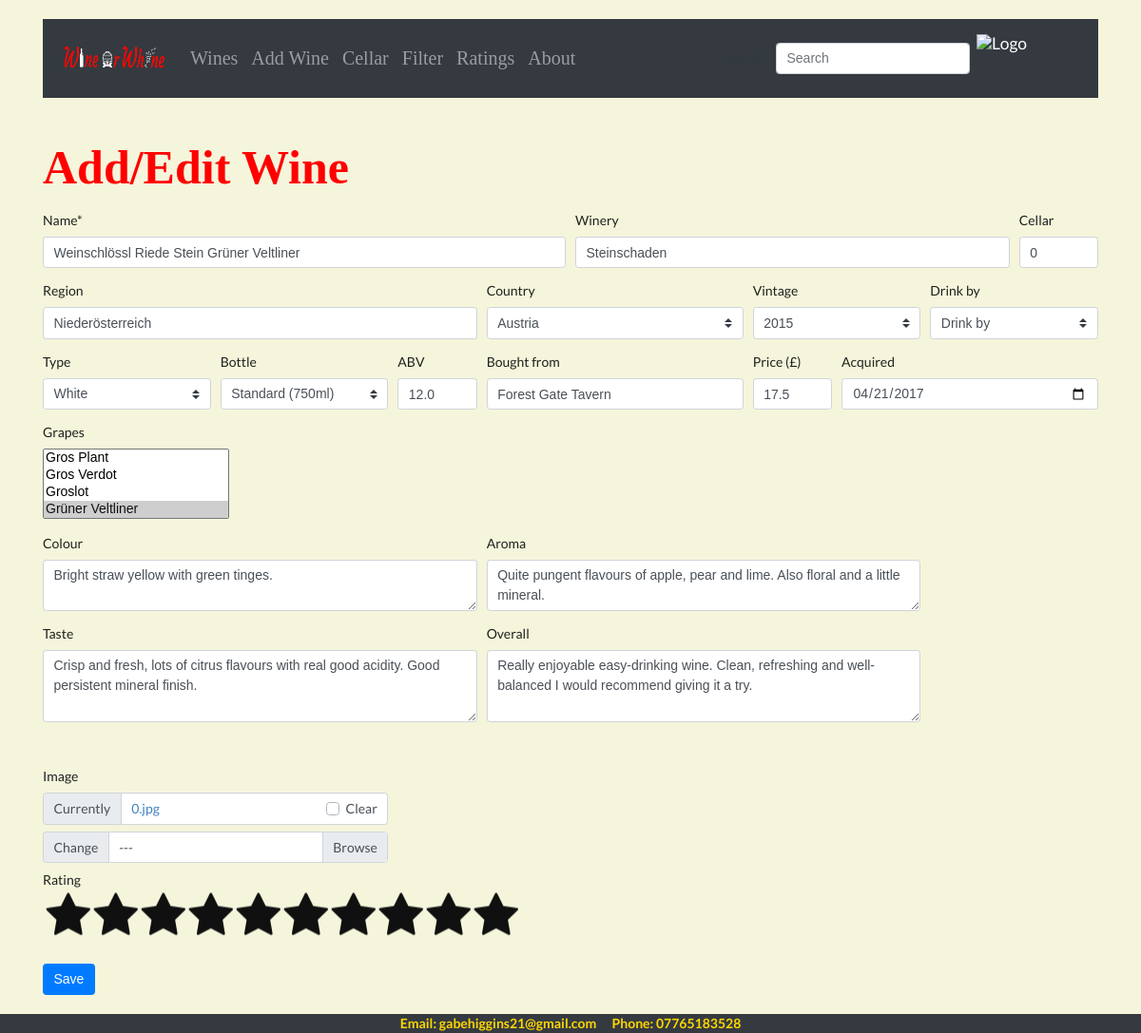
Before: /24001/edit_wine/ with the older database file.
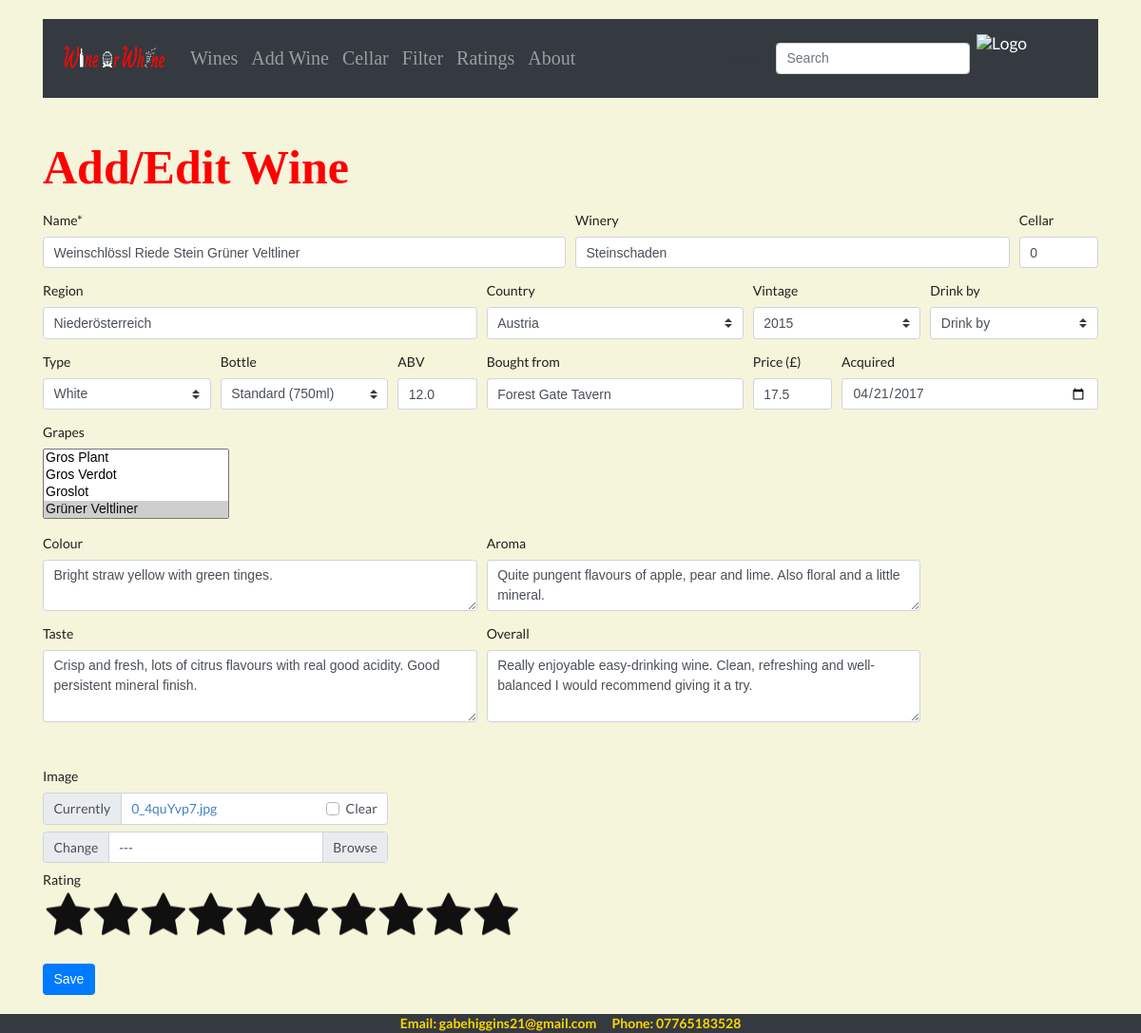
After: the same page with the newer database file.
### wineapp/models.py (models this page shows, shortened)
class Wine(models.Model):
    VINTAGE = []
    VINTAGE.append(("Unknown", "Unknown"))
    VINTAGE.append(("NV", "NV"))
    VINTAGE.append(("Solera System", "Solera System"))
    for y in reversed(range(1875, (datetime.datetime.now().year + 1))):
        VINTAGE.append((str(y), str(y)))
    VINTAGE = [('','Choose vintage')] + VINTAGE
    DRINK_BY = []
    for y in range(datetime.datetime.now().year, (datetime.datetime.now().year + 30)):
        DRINK_BY.append((str(y), str(y)))
    DRINK_BY = [('','Drink by')] + DRINK_BY
    BOTTLE_SIZES = [
        ('Split (187ml)', 'Split (187ml)'),
        ('Quarter (200ml)', 'Quarter (200ml)'),
        ('Half (375ml)', 'Half (375ml)'),
        ('Jennie (500ml)', 'Jennie (500ml)'),
        ('Clavelin (620ml)', 'Clavelin (620ml)'),
        ('Standard (750ml)', 'Standard (750ml)'),
        ('Litre (1L)', 'Litre (1L)'),
        ('Magnum (1.5L)', 'Magnum (1.5L)'),
        ('Jeroboam (3L)', 'Jeroboam (3L)'),
        ('Rehoboam (4.5L)', 'Rehoboam (4.5L)'),
        ('Methuselah (6L)', 'Methuselah (6L)'),
        ('Imperial (6L)', 'Imperial (6L)'),
        ('Salmanazar (9L)', 'Salmanazar (9L)'),
        ('Balthazar (12L)', 'Balthazar (12L)'),
        ('Nebuchadnezzar (15L)', 'Nebuchadnezzar (15L)'),
        ('Melchior (18L)', 'Melchior (18L)'),
        ('Solomon (20L)', 'Solomon (20L)'),
        ('Sovereign (26L)', 'Sovereign (26L)'),
        ('Goliath (27L)', 'Goliath (27L)'),
        ('Melchizedek (30L)', 'Melchizedek (30L)'),
    ]
    BOTTLE_SIZES = [('','Choose bottle size')] + BOTTLE_SIZES
    RATING =[
        (1, 1),
        (2, 2),
        (3, 3),
        (4, 4),
        (5, 5),
        (6, 6),
        (7, 7),
        (8, 8),
        (9, 9),
        (10, 10),
    ]
    name = models.CharField(max_length=255, blank=False, unique=False)
    winery = models.CharField(max_length=100, blank=True, null=True)
    vintage = models.CharField(choices=VINTAGE, max_length=20, blank=True, null=True)
    bottle = models.CharField(choices=BOTTLE_SIZES, max_length=100, blank=True, null=True, default=None)
    region = models.CharField(max_length=100, blank=True, null=True)
    type = models.ForeignKey('type', max_length=50, blank=True, null=True, default="", on_delete=models.CASCADE)
    country = models.ForeignKey('country', blank=True, null=True, default="", on_delete=models.CASCADE)
    grapes = models.ManyToManyField('grapes', blank=True, related_name='grape_set')
    cellar = models.IntegerField(blank=True, null=True, default=0)
    bought_from = models.CharField(max_length=100, blank=True, null=True)
    rating = models.PositiveSmallIntegerField(choices=RATING, null=True, default=0)
    abv = models.FloatField(default=0.0, blank=True, null=True)
    price = models.FloatField(null=True, blank=True, default=0.0)
    colour = models.TextField(blank=True, null=True)
    aroma = models.TextField(blank=True, null=True)
    taste = models.TextField(blank=True, null=True)
    overall = models.TextField(blank=True, null=True)
    acquired = models.DateField(blank=True, null=True)
    drink_by = models.CharField(choices=DRINK_BY, max_length=20, blank=True, null=True)
    posted_on = models.DateTimeField(auto_now=True, blank=True)
    image = models.ImageField(max_length=255, blank=True, null=True)
    success_message = "%(name)s was created successfully"
    class Meta:
        get_latest_by = 'posted_on'

### wineapp/views.py (the view)
# urls.py: path('<int:id>/edit_wine/', edit_wine, name='edit_wine'),
def edit_wine(request, id):
    wine = get_object_or_404(Wine, id=id)
    if request.method == "POST":
        form = WineForm(request.POST, request.FILES, instance=wine)
        if form.is_valid():
            data = request.POST.copy()
            wine = form.save(commit=False)
            wine.posted_on = datetime.datetime.now()
            wine.save()
            form.save_m2m()
            messages.success(request, data.get('name') + " has been edited successfully.")
            return redirect('show_messages')
        else:
            form = WineForm(instance=wine)
            messages.error(request, 'Wine was not saved')
            return redirect(request, "wineapp/add_wine.html")
    else:
        form = WineForm(instance=wine)
    return render(request, 'wineapp/add_wine.html', {'form': form})

### wineapp/models.py (called while the page is built)
    def __str__ (self):
        return self.name

    def __str__ (self):
        return self.name

    def __str__ (self):
        return self.name

### wineapp/templates/wineapp/add_wine.html (shortened to what this page needs)
{% extends 'base.html' %}
{% load static %}
{% load crispy_forms_tags %}
{% block content %}
 <link rel="stylesheet" type="text/css" href="{% static 'wineapp/rating.css' %}">
<h1 style="color:red; font-size:50px; font-family: Times New Roman, Times, serif;"><b>Add/Edit Wine</b></h1>
  <form method="post" enctype="multipart/form-data">
    {{ form.media }}
    <div class="form-row">
      <div class="form-group col-md-6 mb-0">
        {{ form.name|as_crispy_field }}
      </div>
      <div class="form-group col-md-5 mb-0">
        {{ form.winery|as_crispy_field }}
      </div>
      <div class="form-group col-md-1 mb-0">
        {{ form.cellar|as_crispy_field }}
      </div>
    </div>
    <div class="form-row">
      <div class="form-group col-md-5 mb-0">
        {{ form.region|as_crispy_field }}
      </div>
      <div class="form-group col-md-3 mb-0 justify-content-end">
        {{ form.country|as_crispy_field }}
      </div>
      <div class="form-group col-md-2 mb-0">
        {{ form.vintage|as_crispy_field }}
      </div>
      <div class="form-group col-md-2 mb-0">
        {{ form.drink_by|as_crispy_field }}
      </div>
    </div>
    <div class="form-row">
      <div class="form-group col-md-2 mb-0">
        {{ form.type|as_crispy_field }}
      </div>
      <div class="form-group col-md-2 mb-0">
        {{ form.bottle|as_crispy_field }}
      </div>
      <div class="form-group col-md-1 mb-0">
        {{ form.abv|as_crispy_field }}
      </div>
      <div class="form-group col-md-3 mb-0">
        {{ form.bought_from|as_crispy_field }}
      </div>
      <div class="form-group col-md-1 mb-0">
        {{ form.price|as_crispy_field }}
      </div>
      <div class="form-group col-md-3 mb-0">
        {{ form.acquired|as_crispy_field }}
      </div>
    </div>
    <div class="form-row">
      <div class="form-group col-md-4 mb-0">
        {{ form.grapes|as_crispy_field }}
      </div>
    </div>
    <div class="form-row">
      <div class="form-group col-md-5 mb-0">
        {{ form.colour|as_crispy_field }}
      </div>
      <div class="form-group col-md-5 mb-0">
        {{ form.aroma|as_crispy_field }}
      </div>
    </div>
    <div class="form-row">
      <div class="form-group col-md-5 mb-0">
        {{ form.taste|as_crispy_field }}
      </div>
      <div class="form-group col-md-5 mb-0">
        {{ form.overall|as_crispy_field }}
      </div>
    </div>
    <div class="form-row">
      <div class="form-group col-md-4 mb-50">
        <div class="custom-file">
            {{ form.image|as_crispy_field }}
        </div>
      </div>
    </div>
    <div class="form-row">
        <div class="form-group col-md-5 mb-500">
          <span>Rating</span>
        </div>
    </div>
      <div class="form-row">
        <div class="form-group col-md-5 mb-500">
            <div class="rating">
            </div>
      </div>
    </div>
    <div class="form-row" style="padding-top: 50px; padding-bottom: 20px;">
      <div class="form-group col-md-4 mb-0">
        <button type="submit" class="btn btn-primary">Save</button>
      </div>
    </div>
</form>
{% endblock %}

Changed rows visible on the page:
changed Wine "Weinschlössl Riede Stein Grüner Veltliner": image|as_crispy_field "Image Currently 0.jpg Clear Change ---" → "Image Currently 0_4quYvp7.jpg Clear Change ---"
